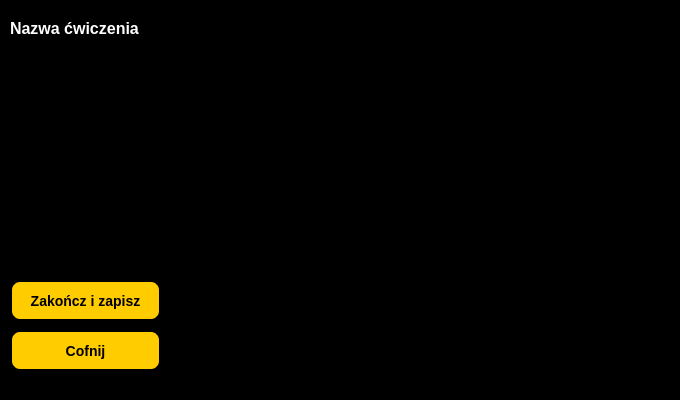
<?xml version="1.0" encoding="UTF-8"?>
<ui version="4.0">
 <class>MainWindow</class>
 <widget class="QMainWindow" name="MainWindow">
  <property name="geometry">
   <rect>
    <x>0</x>
    <y>0</y>
    <width>680</width>
    <height>400</height>
   </rect>
  </property>
  <property name="windowTitle">
   <string>RehabAssistance</string>
  </property>
  <property name="styleSheet">
   <string notr="true">background-color:black</string>
  </property>
  <widget class="QWidget" name="centralwidget">
   <widget class="QPushButton" name="buttonTrainFinish">
    <property name="geometry">
     <rect>
      <x>10</x>
      <y>280</y>
      <width>151</width>
      <height>41</height>
     </rect>
    </property>
    <property name="styleSheet">
     <string notr="true">background-color:#FFCC00;
font: 8pt &quot;Tahoma&quot;;
color:231900;
border-style:outset;
border-width:2px;
border-radius:10px;
border-color:black;
font: bold 14px;
padding: 6px; 
min-width:10px;
</string>
    </property>
    <property name="text">
     <string>Zakończ i zapisz</string>
    </property>
   </widget>
   <widget class="QFrame" name="frameTrain">
    <property name="geometry">
     <rect>
      <x>190</x>
      <y>10</y>
      <width>481</width>
      <height>381</height>
     </rect>
    </property>
    <property name="frameShape">
     <enum>QFrame::StyledPanel</enum>
    </property>
    <property name="frameShadow">
     <enum>QFrame::Raised</enum>
    </property>
   </widget>
   <widget class="QLabel" name="labelTrainName">
    <property name="geometry">
     <rect>
      <x>10</x>
      <y>20</y>
      <width>151</width>
      <height>16</height>
     </rect>
    </property>
    <property name="styleSheet">
     <string notr="true">color:white;font-size: 15px; font-weight: 300; line-height: 32px;font: bold 16px;</string>
    </property>
    <property name="text">
     <string>Nazwa ćwiczenia</string>
    </property>
   </widget>
   <widget class="QPushButton" name="buttonTrainBack">
    <property name="geometry">
     <rect>
      <x>10</x>
      <y>330</y>
      <width>151</width>
      <height>41</height>
     </rect>
    </property>
    <property name="styleSheet">
     <string notr="true">background-color:#FFCC00;
font: 8pt &quot;Tahoma&quot;;
color:231900;
border-style:outset;
border-width:2px;
border-radius:10px;
border-color:black;
font: bold 14px;
padding: 6px; 
min-width:10px;
</string>
    </property>
    <property name="text">
     <string>Cofnij</string>
    </property>
   </widget>
  </widget>
  <widget class="QStatusBar" name="statusbar"/>
 </widget>
 <resources/>
 <connections/>
</ui>
